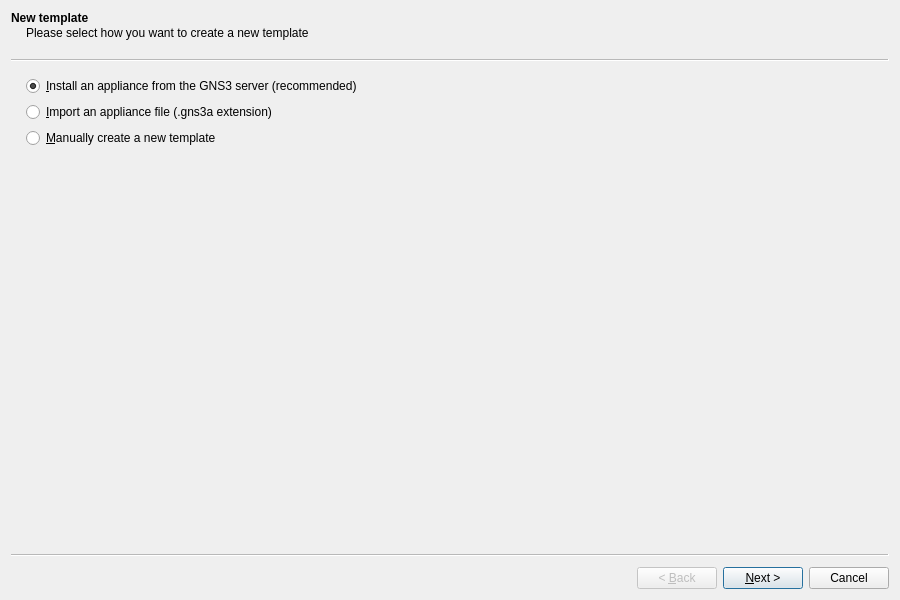
<?xml version="1.0" encoding="UTF-8"?>
<ui version="4.0">
 <class>NewTemplateWizard</class>
 <widget class="QWizard" name="NewTemplateWizard">
  <property name="windowModality">
   <enum>Qt::ApplicationModal</enum>
  </property>
  <property name="geometry">
   <rect>
    <x>0</x>
    <y>0</y>
    <width>900</width>
    <height>600</height>
   </rect>
  </property>
  <property name="windowTitle">
   <string>New template</string>
  </property>
  <widget class="QWizardPage" name="uiSelectTemplateSourceWizardPage">
   <property name="title">
    <string>New template</string>
   </property>
   <property name="subTitle">
    <string>Please select how you want to create a new template</string>
   </property>
   <layout class="QVBoxLayout" name="verticalLayout">
    <item>
     <widget class="QRadioButton" name="uiImportApplianceFromServerRadioButton">
      <property name="text">
       <string>&amp;Install an appliance from the GNS3 server (recommended)</string>
      </property>
      <property name="checked">
       <bool>true</bool>
      </property>
     </widget>
    </item>
    <item>
     <widget class="QRadioButton" name="uiImportApplianceFromFileRadioButton">
      <property name="text">
       <string>&amp;Import an appliance file (.gns3a extension)</string>
      </property>
     </widget>
    </item>
    <item>
     <widget class="QRadioButton" name="uiCreateTemplateManuallyRadioButton">
      <property name="text">
       <string>&amp;Manually create a new template</string>
      </property>
     </widget>
    </item>
   </layout>
  </widget>
  <widget class="QWizardPage" name="uiApplianceFromServerWizardPage">
   <property name="title">
    <string>Appliances from server</string>
   </property>
   <property name="subTitle">
    <string>Select one or more appliances to install. Update will request the server to download appliances from our online registry.</string>
   </property>
   <layout class="QVBoxLayout" name="verticalLayout_2">
    <item>
     <widget class="QLineEdit" name="uiFilterLineEdit">
      <property name="placeholderText">
       <string>Filter</string>
      </property>
     </widget>
    </item>
    <item>
     <widget class="QTreeWidget" name="uiAppliancesTreeWidget">
      <property name="selectionMode">
       <enum>QAbstractItemView::ExtendedSelection</enum>
      </property>
      <property name="sortingEnabled">
       <bool>true</bool>
      </property>
      <attribute name="headerShowSortIndicator" stdset="0">
       <bool>true</bool>
      </attribute>
      <column>
       <property name="text">
        <string>Appliance name</string>
       </property>
      </column>
      <column>
       <property name="text">
        <string>Emulator</string>
       </property>
      </column>
      <column>
       <property name="text">
        <string>Vendor</string>
       </property>
      </column>
     </widget>
    </item>
   </layout>
  </widget>
 </widget>
 <resources/>
 <connections/>
</ui>
